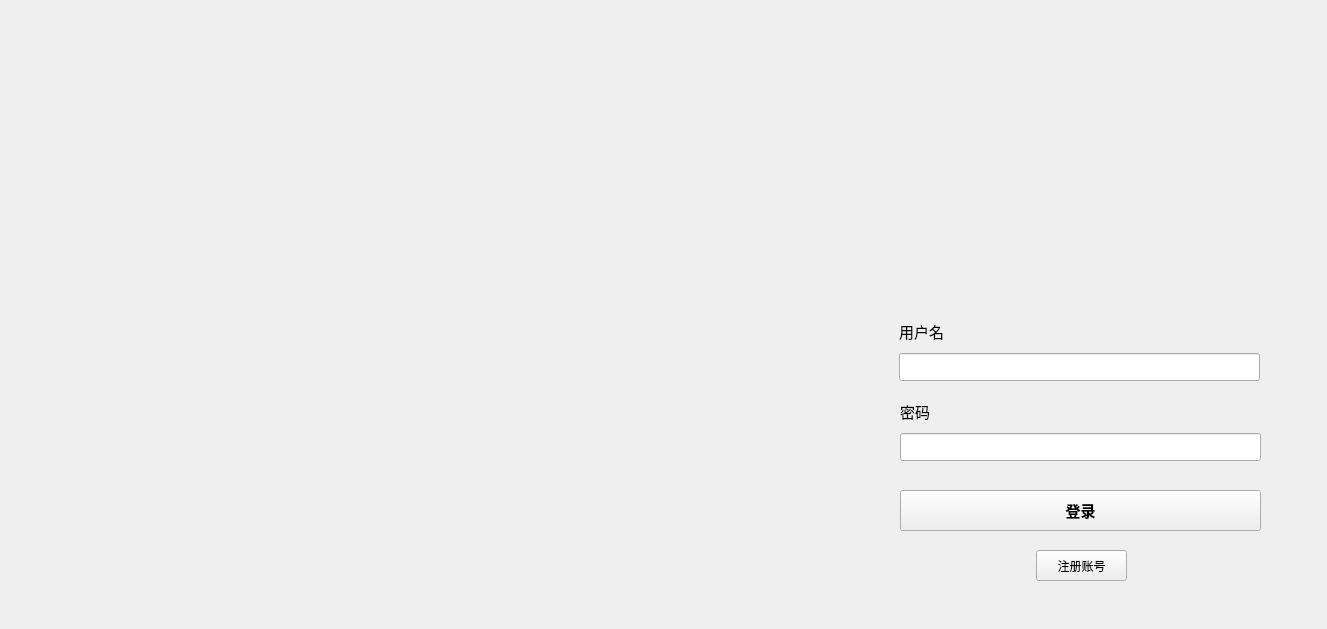
<?xml version="1.0" encoding="UTF-8"?>
<ui version="4.0">
 <class>LoginWindow</class>
 <widget class="QWidget" name="LoginWindow">
  <property name="geometry">
   <rect>
    <x>0</x>
    <y>0</y>
    <width>1327</width>
    <height>629</height>
   </rect>
  </property>
  <property name="windowTitle">
   <string>Form</string>
  </property>
  <widget class="QLabel" name="label">
   <property name="geometry">
    <rect>
     <x>1</x>
     <y>1</y>
     <width>831</width>
     <height>631</height>
    </rect>
   </property>
   <property name="text">
    <string/>
   </property>
   <property name="pixmap">
    <pixmap resource="resource.qrc">:/background/image/fuhua.jpg</pixmap>
   </property>
   <property name="scaledContents">
    <bool>true</bool>
   </property>
  </widget>
  <widget class="QWidget" name="LoginContainer" native="true">
   <property name="enabled">
    <bool>true</bool>
   </property>
   <property name="geometry">
    <rect>
     <x>880</x>
     <y>210</y>
     <width>421</width>
     <height>381</height>
    </rect>
   </property>
   <widget class="PrimaryPushButton" name="LoginButton">
    <property name="geometry">
     <rect>
      <x>20</x>
      <y>280</y>
      <width>361</width>
      <height>41</height>
     </rect>
    </property>
    <property name="font">
     <font>
      <pointsize>11</pointsize>
      <weight>75</weight>
      <bold>true</bold>
     </font>
    </property>
    <property name="text">
     <string>登录</string>
    </property>
   </widget>
   <widget class="QWidget" name="gridLayoutWidget_2">
    <property name="geometry">
     <rect>
      <x>19</x>
      <y>110</y>
      <width>361</width>
      <height>61</height>
     </rect>
    </property>
    <layout class="QGridLayout" name="gridLayout_2">
     <property name="verticalSpacing">
      <number>10</number>
     </property>
     <item row="0" column="0">
      <widget class="QLabel" name="UsernameLabel">
       <property name="font">
        <font>
         <pointsize>11</pointsize>
        </font>
       </property>
       <property name="text">
        <string>用户名</string>
       </property>
      </widget>
     </item>
     <item row="1" column="0">
      <widget class="LineEdit" name="UsernameEdit">
       <property name="sizePolicy">
        <sizepolicy hsizetype="Expanding" vsizetype="Expanding">
         <horstretch>0</horstretch>
         <verstretch>0</verstretch>
        </sizepolicy>
       </property>
       <property name="clearButtonEnabled">
        <bool>true</bool>
       </property>
      </widget>
     </item>
    </layout>
   </widget>
   <widget class="QWidget" name="gridLayoutWidget_3">
    <property name="geometry">
     <rect>
      <x>20</x>
      <y>190</y>
      <width>361</width>
      <height>61</height>
     </rect>
    </property>
    <layout class="QGridLayout" name="gridLayout_3">
     <property name="verticalSpacing">
      <number>10</number>
     </property>
     <item row="0" column="0">
      <widget class="QLabel" name="PasswordLabel">
       <property name="font">
        <font>
         <pointsize>11</pointsize>
        </font>
       </property>
       <property name="text">
        <string>密码</string>
       </property>
      </widget>
     </item>
     <item row="1" column="0">
      <widget class="PasswordLineEdit" name="PasswordEdit">
       <property name="sizePolicy">
        <sizepolicy hsizetype="Expanding" vsizetype="Expanding">
         <horstretch>0</horstretch>
         <verstretch>0</verstretch>
        </sizepolicy>
       </property>
      </widget>
     </item>
    </layout>
   </widget>
   <widget class="HyperlinkButton" name="RegisterButton">
    <property name="geometry">
     <rect>
      <x>156</x>
      <y>340</y>
      <width>91</width>
      <height>31</height>
     </rect>
    </property>
    <property name="text">
     <string>注册账号</string>
    </property>
   </widget>
  </widget>
  <widget class="QLabel" name="LogoImage">
   <property name="geometry">
    <rect>
     <x>970</x>
     <y>120</y>
     <width>201</width>
     <height>151</height>
    </rect>
   </property>
   <property name="text">
    <string/>
   </property>
   <property name="pixmap">
    <pixmap resource="resource.qrc">:/background/image/logo.png</pixmap>
   </property>
   <property name="scaledContents">
    <bool>true</bool>
   </property>
  </widget>
 </widget>
 <customwidgets>
  <customwidget>
   <class>LineEdit</class>
   <extends>QLineEdit</extends>
   <header>qfluentwidgets</header>
  </customwidget>
  <customwidget>
   <class>PasswordLineEdit</class>
   <extends>QLineEdit</extends>
   <header>qfluentwidgets</header>
  </customwidget>
  <customwidget>
   <class>PrimaryPushButton</class>
   <extends>QPushButton</extends>
   <header>qfluentwidgets</header>
  </customwidget>
  <customwidget>
   <class>HyperlinkButton</class>
   <extends>QPushButton</extends>
   <header>qfluentwidgets</header>
  </customwidget>
 </customwidgets>
 <resources>
  <include location="resource.qrc"/>
 </resources>
 <connections/>
</ui>
